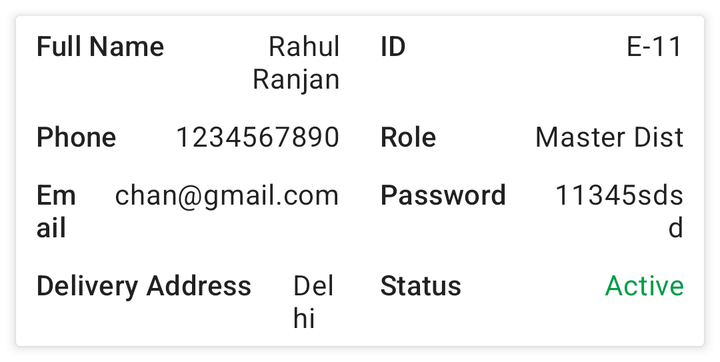
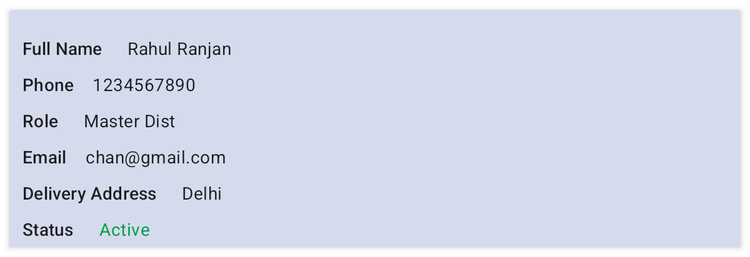

An Android layout and its configuration variant, each rendered on a device that would load it. The default file and the variant file are quoted in full after the pictures.
<!-- AndroidManifest.xml: application theme Theme.PayBackTraders -->
<!-- res/layout/master_distribution_item_list_layout.xml -->
<?xml version="1.0" encoding="utf-8"?>
<androidx.constraintlayout.widget.ConstraintLayout xmlns:android="http://schemas.android.com/apk/res/android"
    xmlns:app="http://schemas.android.com/apk/res-auto"
    xmlns:tools="http://schemas.android.com/tools"
    android:layout_width="match_parent"
    android:layout_height="wrap_content">

    <androidx.cardview.widget.CardView
        android:layout_width="match_parent"
        android:layout_height="wrap_content"
        android:layout_margin="8dp"
        app:cardElevation="3dp"
        app:layout_constraintBottom_toBottomOf="parent"
        app:layout_constraintEnd_toEndOf="parent"
        app:layout_constraintStart_toStartOf="parent"
        app:layout_constraintTop_toTopOf="parent"
        tools:ignore="MissingConstraints">

        <LinearLayout
            android:layout_width="match_parent"
            android:layout_height="wrap_content"
            android:orientation="vertical">

            <LinearLayout
                android:layout_width="match_parent"
                android:layout_height="wrap_content"
                android:orientation="horizontal">

                <LinearLayout
                    android:layout_width="0dp"
                    android:layout_height="wrap_content"
                    android:layout_weight="1">

                    <TextView
                        style="@style/TextAppearance.MaterialComponents.Subtitle2"
                        android:layout_width="wrap_content"
                        android:layout_height="wrap_content"
                        android:layout_marginLeft="5dp"
                        android:layout_marginRight="5dp"
                        android:padding="5dp"
                        android:text="Full Name" />

                    <TextView
                        android:id="@+id/tv_fullName"
                        style="@style/TextAppearance.MaterialComponents.Body2"
                        android:layout_width="0dp"
                        android:layout_height="wrap_content"
                        android:layout_marginLeft="5dp"
                        android:layout_marginRight="5dp"
                        android:layout_weight="0.4"
                        android:gravity="end"
                        android:padding="5dp"
                        android:text="Rahul Ranjan" />

                </LinearLayout>

                <LinearLayout
                    android:layout_width="0dp"
                    android:layout_height="wrap_content"
                    android:layout_weight="1"
                    android:orientation="horizontal">

                    <TextView
                        style="@style/TextAppearance.MaterialComponents.Subtitle2"
                        android:layout_width="wrap_content"
                        android:layout_height="wrap_content"
                        android:layout_marginLeft="5dp"
                        android:layout_marginRight="5dp"
                        android:padding="5dp"
                        android:text="ID" />

                    <TextView
                        android:id="@+id/tv_id"
                        style="@style/TextAppearance.MaterialComponents.Body2"
                        android:layout_width="0dp"
                        android:layout_height="wrap_content"
                        android:layout_marginRight="5dp"
                        android:layout_weight="0.4"
                        android:gravity="end"
                        android:padding="5dp"
                        android:text="E-11" />

                </LinearLayout>

            </LinearLayout>

            <LinearLayout
                android:layout_width="match_parent"
                android:layout_height="wrap_content"
                android:orientation="horizontal">

                <LinearLayout
                    android:layout_width="0dp"
                    android:layout_height="wrap_content"
                    android:layout_weight="1"
                    android:orientation="horizontal">

                    <TextView
                        style="@style/TextAppearance.MaterialComponents.Subtitle2"
                        android:layout_width="wrap_content"
                        android:layout_height="wrap_content"
                        android:layout_marginLeft="5dp"
                        android:layout_marginRight="5dp"
                        android:padding="5dp"
                        android:text="Phone" />

                    <TextView
                        android:id="@+id/tv_phone"
                        style="@style/TextAppearance.MaterialComponents.Body2"
                        android:layout_width="0dp"
                        android:layout_height="wrap_content"
                        android:layout_marginRight="5dp"
                        android:layout_weight="0.4"
                        android:gravity="end"
                        android:padding="5dp"
                        android:text="1234567890" />

                </LinearLayout>

                <LinearLayout
                    android:layout_width="0dp"
                    android:layout_height="wrap_content"
                    android:layout_weight="1">

                    <TextView
                        style="@style/TextAppearance.MaterialComponents.Subtitle2"
                        android:layout_width="wrap_content"
                        android:layout_height="wrap_content"
                        android:layout_marginLeft="5dp"
                        android:layout_marginRight="5dp"
                        android:padding="5dp"
                        android:text="Role" />

                    <TextView
                        android:id="@+id/tv_role"
                        style="@style/TextAppearance.MaterialComponents.Body2"
                        android:layout_width="0dp"
                        android:layout_height="wrap_content"
                        android:layout_marginLeft="5dp"
                        android:layout_marginRight="5dp"
                        android:layout_weight="0.4"
                        android:gravity="end"
                        android:padding="5dp"
                        android:text="Master Dist" />

                </LinearLayout>

            </LinearLayout>

            <LinearLayout
                android:layout_width="match_parent"
                android:layout_height="wrap_content"
                android:orientation="horizontal">

                <LinearLayout
                    android:layout_width="0dp"
                    android:layout_height="wrap_content"
                    android:layout_weight="1"
                    android:orientation="horizontal">

                    <TextView
                        style="@style/TextAppearance.MaterialComponents.Subtitle2"
                        android:layout_width="0dp"
                        android:layout_height="wrap_content"
                        android:layout_marginLeft="5dp"
                        android:layout_marginRight="5dp"
                        android:layout_weight="0.4"
                        android:padding="5dp"
                        android:text="Email" />

                    <TextView
                        android:id="@+id/tv_email"
                        style="@style/TextAppearance.MaterialComponents.Body2"
                        android:layout_width="wrap_content"
                        android:layout_height="wrap_content"
                        android:layout_marginRight="5dp"
                        android:padding="5dp"
                        android:text="chan@gmail.com" />


                </LinearLayout>

                <LinearLayout
                    android:layout_width="0dp"
                    android:layout_height="wrap_content"
                    android:layout_weight="1">

                    <TextView
                        style="@style/TextAppearance.MaterialComponents.Subtitle2"
                        android:layout_width="wrap_content"
                        android:layout_height="wrap_content"
                        android:layout_marginLeft="5dp"
                        android:layout_marginRight="5dp"
                        android:padding="5dp"
                        android:text="Password" />

                    <TextView
                        android:id="@+id/tv_password"
                        style="@style/TextAppearance.MaterialComponents.Body2"
                        android:layout_width="0dp"
                        android:layout_height="wrap_content"
                        android:layout_marginLeft="5dp"
                        android:layout_marginRight="5dp"
                        android:layout_weight="0.4"
                        android:gravity="end"
                        android:padding="5dp"
                        android:text="11345sdsd" />

                </LinearLayout>

            </LinearLayout>

            <LinearLayout
                android:layout_width="match_parent"
                android:layout_height="wrap_content"
                android:orientation="horizontal">

                <LinearLayout
                    android:layout_width="0dp"
                    android:layout_height="wrap_content"
                    android:layout_weight="1"
                    android:orientation="horizontal">

                    <TextView
                        style="@style/TextAppearance.MaterialComponents.Subtitle2"
                        android:layout_width="wrap_content"
                        android:layout_height="wrap_content"
                        android:layout_marginLeft="5dp"
                        android:layout_marginRight="5dp"
                        android:padding="5dp"
                        android:text="Delivery Address" />

                    <TextView
                        android:id="@+id/tv_address"
                        style="@style/TextAppearance.MaterialComponents.Body2"
                        android:layout_width="wrap_content"
                        android:layout_height="wrap_content"
                        android:layout_marginLeft="5dp"
                        android:layout_marginRight="5dp"
                        android:padding="5dp"
                        android:text="Delhi" />

                </LinearLayout>

                <LinearLayout
                    android:layout_width="0dp"
                    android:layout_height="wrap_content"
                    android:layout_weight="1"
                    android:orientation="horizontal">

                    <TextView
                        style="@style/TextAppearance.MaterialComponents.Subtitle2"
                        android:layout_width="wrap_content"
                        android:layout_height="wrap_content"
                        android:layout_marginLeft="5dp"
                        android:layout_marginRight="5dp"
                        android:padding="5dp"
                        android:text="Status" />

                    <TextView
                        android:id="@+id/tv_status"
                        style="@style/TextAppearance.MaterialComponents.Body2"
                        android:layout_width="0dp"
                        android:layout_height="wrap_content"
                        android:layout_marginLeft="5dp"
                        android:layout_marginRight="5dp"
                        android:layout_weight="0.4"
                        android:gravity="end"
                        android:padding="5dp"
                        android:text="Active"
                        android:textColor="#009D48" />

                </LinearLayout>

            </LinearLayout>

        </LinearLayout>
    </androidx.cardview.widget.CardView>

</androidx.constraintlayout.widget.ConstraintLayout>
<!-- resources referenced by this layout -->
<resources>
  <style name="Theme.PayBackTraders" parent="Theme.MaterialComponents.DayNight.NoActionBar">
          
          <item name="colorPrimary">@color/purple_500</item>
          <item name="colorPrimaryVariant">@color/purple_700</item>
          <item name="colorOnPrimary">@color/white</item>
          
          <item name="colorSecondary">@color/teal_200</item>
          <item name="colorSecondaryVariant">@color/teal_700</item>
          <item name="colorOnSecondary">@color/white</item>
          
          <item name="android:statusBarColor">?attr/colorPrimaryVariant</item>
          <item name="android:windowLightStatusBar" tools:targetApi="23">true</item>
          
      </style>
  <color name="purple_500">#0b3671</color>
  <color name="purple_700">#d5dbec</color>
  <color name="white">#FFFFFFFF</color>
  <color name="teal_200">#FF03DAC5</color>
  <color name="teal_700">#FF018786</color>
</resources>
<!-- res/layout-sw600dp/master_distribution_item_list_layout.xml (the repository's variant of the layout above) -->
<!-- drawn on a 7-inch tablet held upright -->
<?xml version="1.0" encoding="utf-8"?>
<androidx.constraintlayout.widget.ConstraintLayout xmlns:android="http://schemas.android.com/apk/res/android"
    xmlns:app="http://schemas.android.com/apk/res-auto"
    xmlns:tools="http://schemas.android.com/tools"
    android:layout_width="match_parent"
    android:layout_height="wrap_content">

    <androidx.cardview.widget.CardView
        android:layout_width="match_parent"
        android:layout_height="wrap_content"
        android:layout_margin="8dp"
        app:cardElevation="3dp"
        app:layout_constraintBottom_toBottomOf="parent"
        app:layout_constraintEnd_toEndOf="parent"
        app:layout_constraintStart_toStartOf="parent"
        app:layout_constraintTop_toTopOf="parent"
        tools:ignore="MissingConstraints">

        <LinearLayout
            android:layout_width="match_parent"
            android:layout_height="wrap_content"
            android:orientation="vertical"
            android:background="@color/lightBlueAccent">
            <ImageView
                android:id="@+id/ivMenuPopUp"
                android:layout_width="wrap_content"
                android:layout_height="wrap_content"
                android:src="@drawable/ic_kebab_menu"
                android:layout_gravity="end"
                android:layout_margin="8dp"

                />

            <LinearLayout
                android:layout_width="match_parent"
                android:layout_height="wrap_content"
                android:orientation="vertical">

                <LinearLayout
                    android:layout_width="wrap_content"
                    android:layout_height="wrap_content"
                    android:layout_weight="1">

                    <TextView
                        style="@style/TextAppearance.MaterialComponents.Subtitle2"
                        android:layout_width="wrap_content"
                        android:layout_height="wrap_content"
                        android:layout_marginLeft="5dp"
                        android:layout_marginRight="5dp"
                        android:padding="5dp"
                        android:text="Full Name" />

                    <TextView
                        android:id="@+id/tv_fullName"
                        style="@style/TextAppearance.MaterialComponents.Body2"
                        android:layout_width="0dp"
                        android:layout_height="wrap_content"
                        android:layout_marginLeft="5dp"
                        android:layout_marginRight="5dp"
                        android:layout_weight="0.4"
                        android:gravity="end"
                        android:padding="5dp"
                        android:text="Rahul Ranjan" />

                </LinearLayout>

                <LinearLayout
                    android:layout_width="wrap_content"
                    android:layout_height="wrap_content"
                    android:layout_weight="1"
                    android:visibility="gone"
                    android:orientation="horizontal">

                    <TextView
                        style="@style/TextAppearance.MaterialComponents.Subtitle2"
                        android:layout_width="wrap_content"
                        android:layout_height="wrap_content"
                        android:layout_marginLeft="5dp"
                        android:layout_marginRight="5dp"
                        android:padding="5dp"
                        android:text="ID" />

                    <TextView
                        android:id="@+id/tv_id"
                        style="@style/TextAppearance.MaterialComponents.Body2"
                        android:layout_width="0dp"
                        android:layout_height="wrap_content"
                        android:layout_marginRight="5dp"
                        android:layout_weight="0.4"
                        android:gravity="end"
                        android:padding="5dp"
                        android:text="E-11" />

                </LinearLayout>

            </LinearLayout>

            <LinearLayout
                android:layout_width="match_parent"
                android:layout_height="wrap_content"
                android:orientation="vertical">

                <LinearLayout
                    android:layout_width="wrap_content"
                    android:layout_height="wrap_content"
                    android:layout_weight="1"
                    android:orientation="horizontal">

                    <TextView
                        style="@style/TextAppearance.MaterialComponents.Subtitle2"
                        android:layout_width="wrap_content"
                        android:layout_height="wrap_content"
                        android:layout_marginLeft="5dp"
                        android:layout_marginRight="5dp"
                        android:padding="5dp"
                        android:text="Phone" />

                    <TextView
                        android:id="@+id/tv_phone"
                        style="@style/TextAppearance.MaterialComponents.Body2"
                        android:layout_width="0dp"
                        android:layout_height="wrap_content"
                        android:layout_marginRight="5dp"
                        android:layout_weight="0.4"
                        android:gravity="end"
                        android:padding="5dp"
                        android:text="1234567890" />

                </LinearLayout>

                <LinearLayout
                    android:layout_width="wrap_content"
                    android:layout_height="wrap_content"
                    android:layout_weight="1">

                    <TextView
                        style="@style/TextAppearance.MaterialComponents.Subtitle2"
                        android:layout_width="wrap_content"
                        android:layout_height="wrap_content"
                        android:layout_marginLeft="5dp"
                        android:layout_marginRight="5dp"
                        android:padding="5dp"
                        android:text="Role" />

                    <TextView
                        android:id="@+id/tv_role"
                        style="@style/TextAppearance.MaterialComponents.Body2"
                        android:layout_width="0dp"
                        android:layout_height="wrap_content"
                        android:layout_marginLeft="5dp"
                        android:layout_marginRight="5dp"
                        android:layout_weight="0.4"
                        android:gravity="end"
                        android:padding="5dp"
                        android:text="Master Dist" />

                </LinearLayout>

            </LinearLayout>

            <LinearLayout
                android:layout_width="match_parent"
                android:layout_height="wrap_content"
                android:orientation="vertical">

                <LinearLayout
                    android:layout_width="wrap_content"
                    android:layout_height="wrap_content"
                    android:layout_weight="1"
                    android:orientation="horizontal">

                    <TextView
                        style="@style/TextAppearance.MaterialComponents.Subtitle2"
                        android:layout_width="0dp"
                        android:layout_height="wrap_content"
                        android:layout_marginLeft="5dp"
                        android:layout_marginRight="5dp"
                        android:layout_weight="0.4"
                        android:padding="5dp"
                        android:text="Email" />

                    <TextView
                        android:id="@+id/tv_email"
                        style="@style/TextAppearance.MaterialComponents.Body2"
                        android:layout_width="wrap_content"
                        android:layout_height="wrap_content"
                        android:layout_marginRight="5dp"
                        android:padding="5dp"
                        android:text="chan@gmail.com" />


                </LinearLayout>

                <LinearLayout
                    android:layout_width="wrap_content"
                    android:layout_height="wrap_content"
                    android:visibility="gone"
                    android:layout_weight="1">

                    <TextView
                        style="@style/TextAppearance.MaterialComponents.Subtitle2"
                        android:layout_width="wrap_content"
                        android:layout_height="wrap_content"
                        android:layout_marginLeft="5dp"
                        android:layout_marginRight="5dp"
                        android:padding="5dp"
                        android:text="Password" />

                    <TextView
                        android:id="@+id/tv_password"
                        style="@style/TextAppearance.MaterialComponents.Body2"
                        android:layout_width="0dp"
                        android:layout_height="wrap_content"
                        android:layout_marginLeft="5dp"
                        android:layout_marginRight="5dp"
                        android:layout_weight="0.4"
                        android:gravity="end"
                        android:padding="5dp"
                        android:text="11345sdsd" />

                </LinearLayout>

            </LinearLayout>

            <LinearLayout
                android:layout_width="match_parent"
                android:layout_height="wrap_content"
                android:orientation="vertical">

                <LinearLayout
                    android:layout_width="wrap_content"
                    android:layout_height="wrap_content"
                    android:layout_weight="1"
                    android:orientation="horizontal">

                    <TextView
                        style="@style/TextAppearance.MaterialComponents.Subtitle2"
                        android:layout_width="wrap_content"
                        android:layout_height="wrap_content"
                        android:layout_marginLeft="5dp"
                        android:layout_marginRight="5dp"
                        android:padding="5dp"
                        android:text="Delivery Address" />

                    <TextView
                        android:id="@+id/tv_address"
                        style="@style/TextAppearance.MaterialComponents.Body2"
                        android:layout_width="wrap_content"
                        android:layout_height="wrap_content"
                        android:layout_marginLeft="5dp"
                        android:layout_marginRight="5dp"
                        android:padding="5dp"
                        android:text="Delhi" />

                </LinearLayout>

                <LinearLayout
                    android:layout_width="wrap_content"
                    android:layout_height="wrap_content"
                    android:layout_weight="1"
                    android:orientation="horizontal">

                    <TextView
                        style="@style/TextAppearance.MaterialComponents.Subtitle2"
                        android:layout_width="wrap_content"
                        android:layout_height="wrap_content"
                        android:layout_marginLeft="5dp"
                        android:layout_marginRight="5dp"
                        android:padding="5dp"
                        android:text="Status" />

                    <TextView
                        android:id="@+id/tv_status"
                        style="@style/TextAppearance.MaterialComponents.Body2"
                        android:layout_width="0dp"
                        android:layout_height="wrap_content"
                        android:layout_marginLeft="5dp"
                        android:layout_marginRight="5dp"
                        android:layout_weight="0.4"
                        android:gravity="end"
                        android:padding="5dp"
                        android:text="Active"
                        android:textColor="#009D48" />

                </LinearLayout>

            </LinearLayout>

        </LinearLayout>
    </androidx.cardview.widget.CardView>

</androidx.constraintlayout.widget.ConstraintLayout>
<!-- resources referenced by the variant -->
<!-- as a 7-inch tablet held upright resolves them -->
<resources>
  <color name="lightBlueAccent">#d5dbec</color>
  <style name="Theme.PayBackTraders" parent="Theme.MaterialComponents.DayNight.NoActionBar">
          
          <item name="colorPrimary">@color/purple_500</item>
          <item name="colorPrimaryVariant">@color/purple_700</item>
          <item name="colorOnPrimary">@color/white</item>
          
          <item name="colorSecondary">@color/teal_200</item>
          <item name="colorSecondaryVariant">@color/teal_700</item>
          <item name="colorOnSecondary">@color/white</item>
          
          <item name="android:statusBarColor">?attr/colorPrimaryVariant</item>
          <item name="android:windowLightStatusBar" tools:targetApi="23">true</item>
          
      </style>
  <color name="purple_500">#0b3671</color>
  <color name="purple_700">#d5dbec</color>
  <color name="white">#FFFFFFFF</color>
  <color name="teal_200">#FF03DAC5</color>
  <color name="teal_700">#FF018786</color>
</resources>
